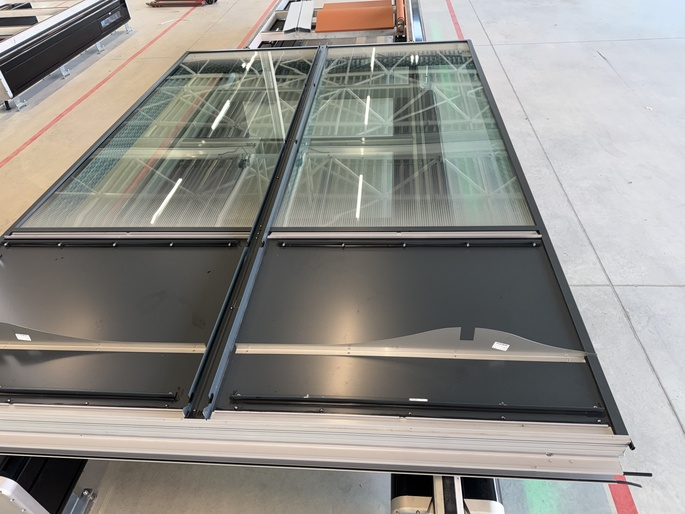
#> input picture app/backend/ai/TRAIN_JPG/negative/IMG_5398 2.jpg, 685 x 514 px, shrunk from 4032 x 3024 before the run
$ python -i defect_detector_3d.py   (imports and definitions only)
#> lines starting #> are read from the running program, lines starting #| are printed output that depends on the picture; after the words box and inside, x2 and y2 are one past the last pixel; in counts of white or black regions, pixels touching at a corner belong together
"""
3D CAD-Based Defect Detection System

Main pipeline that:
1. Loads CAD models and image classifications
2. Estimates camera pose (with zone-based fallback)
3. Projects 3D hole positions to 2D
4. Compares with SAM segmentation detections
5. Outputs defect JSON with confidence scores
"""

import os
import json
import cv2
import numpy as np
from typing import Dict, List, Tuple, Optional
from dataclasses import dataclass, field
from collections import defaultdict


# ============================================================================
# DATA STRUCTURES
# ============================================================================

@dataclass
class Detection:
    """A detected component from segmentation."""
    component_type: str  # "screw", "hole", etc.
    center: Tuple[float, float]  # (x, y) in pixels
    area: float
    confidence: float = 1.0


@dataclass
class ExpectedComponent:
    """A component expected from CAD projection."""
    component_type: str
    center_3d: Tuple[float, float, float]
    center_2d: Optional[Tuple[float, float]] = None  # After projection
    radius: float = 0.0
    zone: str = ""


@dataclass
class Defect:
    """A detected defect."""
    component: str
    defect_type: str  # "missing", "extra", "shifted"
    location: str  # Zone name
    confidence: float
    expected_pos: Optional[Tuple[float, float]] = None
    detected_pos: Optional[Tuple[float, float]] = None
    distance: float = 0.0

    # [14 lines left out: function to_dict, not called in this run]


# ============================================================================
# ZONE DEFINITIONS
# ============================================================================

ZONES = {
    "top-left": (0.0, 0.0, 0.33, 0.33),
    "top-center": (0.33, 0.0, 0.66, 0.33),
    "top-right": (0.66, 0.0, 1.0, 0.33),
    "center-left": (0.0, 0.33, 0.33, 0.66),
    "center": (0.33, 0.33, 0.66, 0.66),
    "center-right": (0.66, 0.33, 1.0, 0.66),
    "bottom-left": (0.0, 0.66, 0.33, 1.0),
    "bottom-center": (0.33, 0.66, 0.66, 1.0),
    "bottom-right": (0.66, 0.66, 1.0, 1.0),
}


# [7 lines left out: function get_zone, not called in this run]


# ============================================================================
# SEGMENTATION MASK ANALYSIS
# ============================================================================

def extract_detections_from_segmented(image_path: str) -> Tuple[List[Detection], Dict]:
    """Extract component detections from SAM-segmented image.
    Returns detections and panel analysis for defect detection.
    """
#> called with image_path = '../TRAIN_JPG/negative/IMG_5398 2.jpg'
    img = cv2.imread(image_path)
#> img is the input picture: shape (514, 685, 3); mean B, G, R 137.2, 142.1, 144.2
    if img is None:
        return [], {}

    h, w = img.shape[:2]
#> h = 514; w = 685
    hsv = cv2.cvtColor(img, cv2.COLOR_BGR2HSV)
#> hsv: shape (514, 685, 3); mean H, S, V 58.1, 26.2, 148.4
    detections = []
    panel_analysis = {}

    # Component color mappings (from SAM output)
    color_maps = {
        "screw": [(100, 50, 50), (140, 255, 255)],    # Blue
        "hole": [(20, 50, 50), (40, 255, 255)],        # Yellow
        "hole_cyan": [(80, 50, 50), (100, 255, 255)],  # Cyan
        "tin": [(35, 50, 50), (85, 255, 255)],         # Green
        "glass": [(140, 50, 50), (170, 255, 255)],     # Magenta/Pink
    }

    for comp_type, (lower, upper) in color_maps.items():
        mask = cv2.inRange(hsv, np.array(lower), np.array(upper))
        contours, _ = cv2.findContours(mask, cv2.RETR_EXTERNAL, cv2.CHAIN_APPROX_SIMPLE)

        total_area = 0
        for cnt in contours:
            area = cv2.contourArea(cnt)
            if area < 20:
                continue
            total_area += area

            M = cv2.moments(cnt)
            if M["m00"] > 0:
                cx = M["m10"] / M["m00"]
                cy = M["m01"] / M["m00"]

                # Normalize component type
                ctype = "hole" if "hole" in comp_type else comp_type

                detections.append(Detection(
                    component_type=ctype,
                    center=(cx, cy),
                    area=area
                ))

        # Track coverage for panel types
        if comp_type in ["tin", "glass"]:
            coverage = total_area / (w * h)
            panel_analysis[comp_type] = {
                'coverage': coverage,
                'num_regions': len([c for c in contours if cv2.contourArea(c) >= 20]),
                'total_area': total_area,
                'contours': contours  # Keep for detailed analysis
            }
#> this loop made 5 passes
#> contours on pass 5: 4 contours, all with area under 20
#> pass 1, in extract_detections_from_segmented, `mask = cv2.inRange(hsv, np.array(lower), np.array(upper))`:
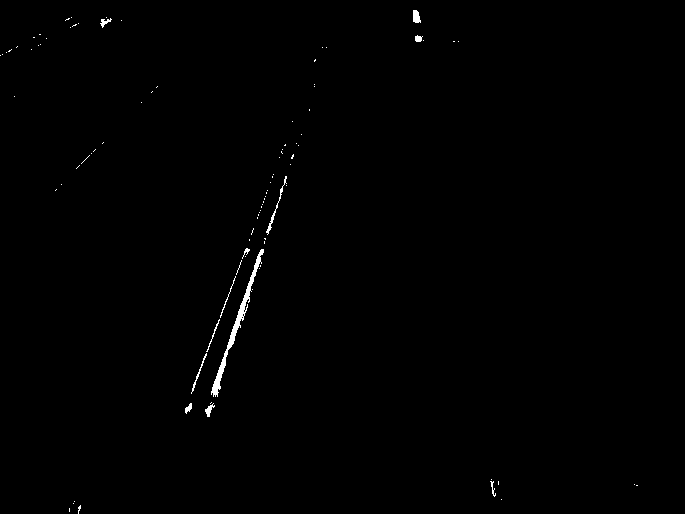
#> mask: shape (514, 685); 0.45% white; 94 white regions (82 under 20 px), largest, box (x1, y1, x2, y2) and area: (211, 249, 264, 397) 767, (266, 176, 287, 235) 118, (413, 10, 421, 23) 82
#> pass 2, in extract_detections_from_segmented, `mask = cv2.inRange(hsv, np.array(lower), np.array(upper))`:
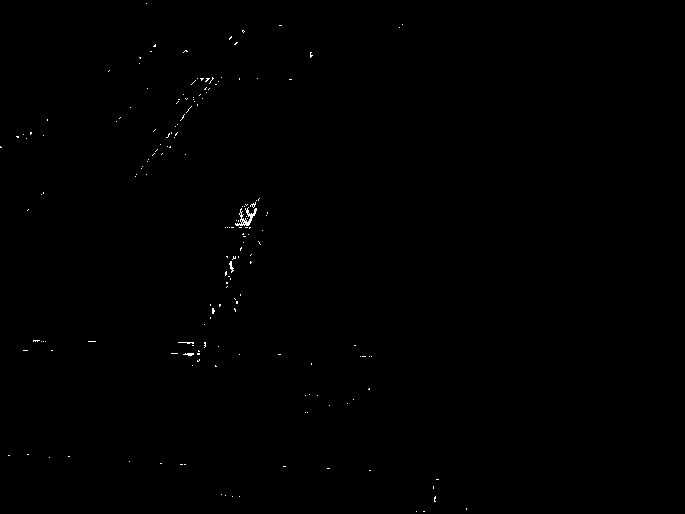
#> mask: shape (514, 685); 0.2% white in thin lines or dots, all inside (x1, y1, x2, y2) = (0, 3, 467, 512)
#> pass 3, in extract_detections_from_segmented, `mask = cv2.inRange(hsv, np.array(lower), np.array(upper))`:
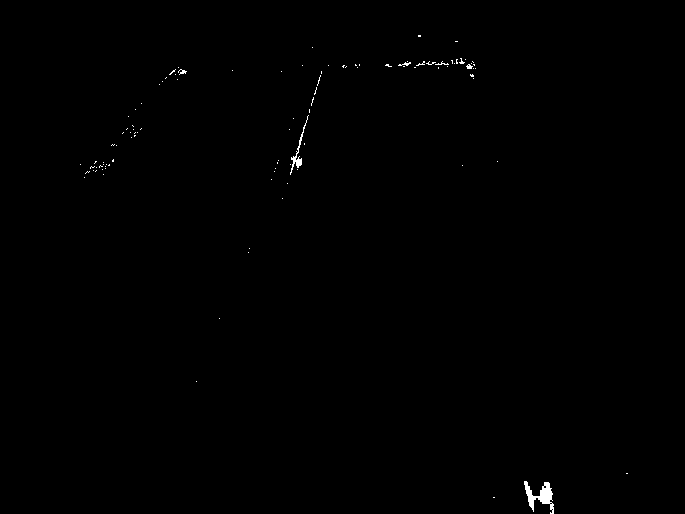
#> mask: shape (514, 685); 0.26% white; 103 white regions (97 under 20 px), largest, box (x1, y1, x2, y2) and area: (524, 481, 554, 514) 410, (290, 115, 309, 175) 157, (398, 62, 411, 66) 25, (178, 69, 187, 75) 25, (466, 64, 473, 69) 22, (435, 61, 449, 65) 20
#> after the loop:
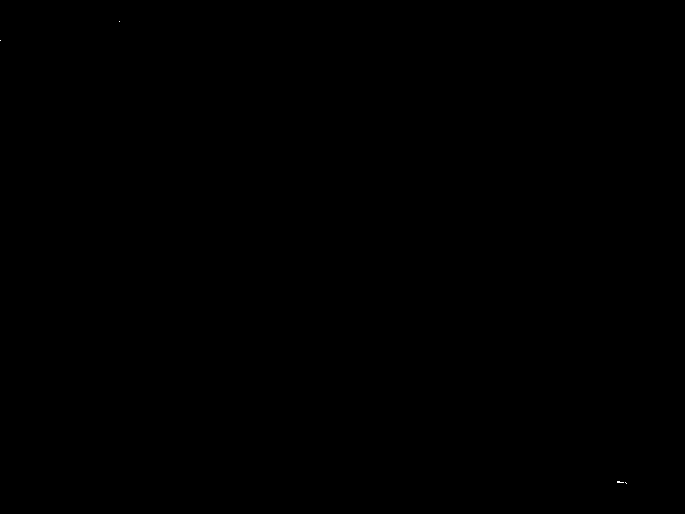
#> mask: shape (514, 685); 0% white in thin lines or dots, all inside (x1, y1, x2, y2) = (0, 21, 627, 484)
#> after the loop, detections = 14 items; panel_analysis = 2 items

    # Analyze for gaps/missing sections in tin
    if "tin" in panel_analysis:
        tin_analysis = analyze_panel_gaps(img, hsv, panel_analysis["tin"], "tin")
        panel_analysis["tin"].update(tin_analysis)

    return detections, panel_analysis


def analyze_panel_gaps(img: np.ndarray, hsv: np.ndarray, panel_info: Dict,
                       panel_type: str) -> Dict:
    """Analyze panel regions for gaps, damage, or missing sections."""
#> called with panel_type = 'tin'
    h, w = img.shape[:2]
#> h = 514; w = 685

    # Create panel mask
    if panel_type == "tin":
        mask = cv2.inRange(hsv, np.array([35, 50, 50]), np.array([85, 255, 255]))
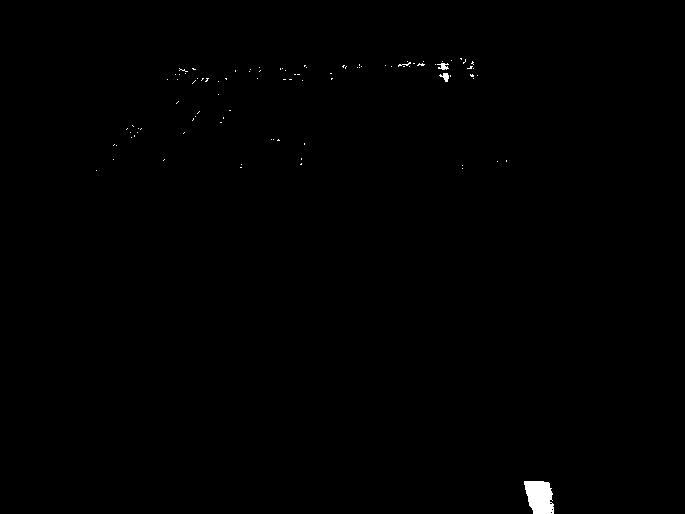
#> mask: shape (514, 685); 0.32% white; 95 white regions (91 under 20 px), largest, box (x1, y1, x2, y2) and area: (524, 481, 554, 514) 788, (437, 63, 449, 70) 51, (439, 73, 449, 82) 50, (398, 62, 411, 67) 21
    else:
        mask = cv2.inRange(hsv, np.array([140, 50, 50]), np.array([170, 255, 255]))

    # Calculate coverage per zone
    zone_coverages = {}
    for zone_name, (x1, y1, x2, y2) in ZONES.items():
        px1, py1 = int(x1 * w), int(y1 * h)
        px2, py2 = int(x2 * w), int(y2 * h)

        zone_mask = mask[py1:py2, px1:px2]
        zone_area = (px2 - px1) * (py2 - py1)

        if zone_area > 0:
            coverage = np.sum(zone_mask > 0) / zone_area
            zone_coverages[zone_name] = coverage
#> this loop made 9 passes
#> coverage on passes 1 to 9: 0.00196, 0.00566, 0.00107, 2.6e-05, 0, 0, 0, 0, 0.0193
#> pass 1, in analyze_panel_gaps, `zone_mask = mask[py1:py2, px1:px2]`:
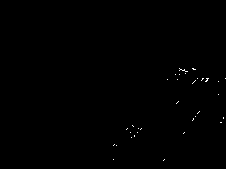
#> zone_mask: shape (169, 226); 0.2% white in thin lines or dots, all inside (x1, y1, x2, y2) = (113, 68, 226, 161)
#> pass 2, in analyze_panel_gaps, `zone_mask = mask[py1:py2, px1:px2]`:
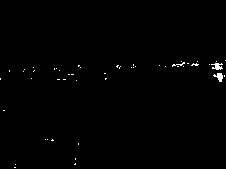
#> zone_mask: shape (169, 226); 0.57% white in thin lines or dots, all inside (x1, y1, x2, y2) = (0, 60, 226, 168)
#> after the loop, zone_coverages = 9 items

    # Analyze for gaps using multiple criteria:
    # 1. Absolute threshold (very low coverage)
    # 2. Relative threshold (significantly below average)
    gaps_by_zone = {}

    if zone_coverages:
        avg_coverage = np.mean(list(zone_coverages.values()))
#> avg_coverage = 0.00312
        std_coverage = np.std(list(zone_coverages.values()))
#> std_coverage = 0.00599

        for zone_name, coverage in zone_coverages.items():
            is_defect = False
            status = None

            # Absolute thresholds (balanced for better recall)
            if coverage < 0.15:  # Less than 15% - definitely missing
                is_defect = True
                status = 'missing'
            elif coverage < 0.30:  # Less than 30% - damaged
                is_defect = True
                status = 'damaged'
            # Relative threshold - significantly below average
            elif avg_coverage > 0.3 and coverage < avg_coverage - 1.5 * std_coverage:
                if coverage < avg_coverage * 0.5:  # Less than 50% of average
                    is_defect = True
                    status = 'damaged'

            if is_defect:
                gaps_by_zone[zone_name] = {
                    'coverage': coverage,
                    'avg_coverage': avg_coverage,
                    'status': status
                }
#> this loop made 9 passes
#> after the loop, gaps_by_zone = 9 items

    return {'gaps_by_zone': gaps_by_zone}


# ============================================================================
# POSE ESTIMATION
# ============================================================================

class PoseEstimator:
    """Estimates camera pose from correspondences."""

    # [252 lines left out: functions __init__, estimate_pose, project_points, zone_based_analysis, detect_defects, detect_panel_defects, not called in this run]


# ============================================================================
# MAIN PIPELINE
# ============================================================================

class DefectDetector:
    """Main defect detection pipeline."""

    # [260 lines left out: functions __init__, process_image, _compare_with_ground_truth, main, not called in this run]


# [2 lines not run here, left out]

>>> result = extract_detections_from_segmented('../TRAIN_JPG/negative/IMG_5398 2.jpg')
#> in extract_detections_from_segmented, `tin_analysis = analyze_panel_gaps(img, hsv, panel_analysis["tin"], "ti..`: tin_analysis = 1 item
